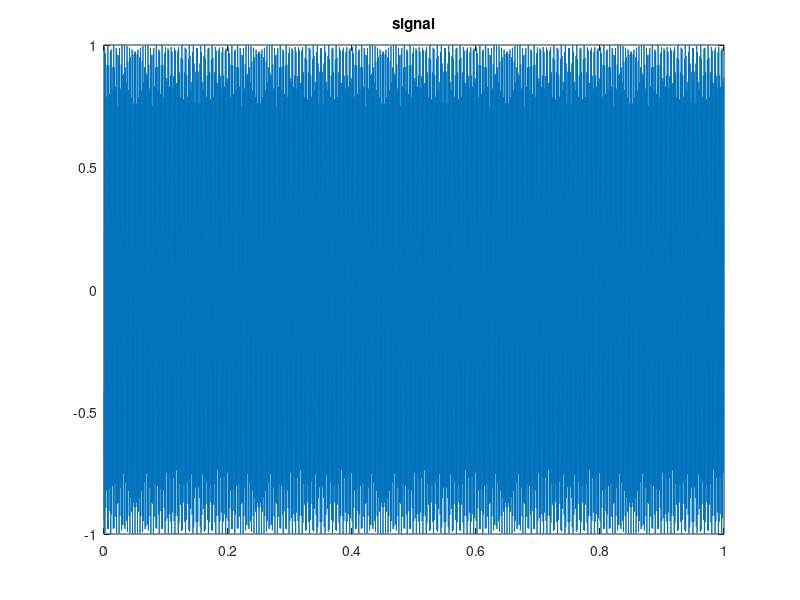

MATLAB code for this plot: (Note: this script raises an error after producing the figure.)
clear all;
close all;

% This code shows how to tune the parameters of the SST to get better
% estimation of oscillatory instantaneous frequencies. We hae clean and
% noizy examples with good and bad parameters.
%
% By Haizhao Yang

if(1)
    %set up data
    N = 3200;
    x = [0:N-1]/N;
    xx = (150*x*5 + cos(2*pi*x*5)/pi);
    f1 = exp(2*pi*i*xx);
    fff = f1;
    figure;plot(x,real(fff));title('signal');
end

if (1)
    %synchrosqueezed wave packet transform
    eps = 1e-4;
    res = 0.1;
    NG = N/4;
    is_real = 1;
    is_unif = 1;
    typeNUFFT = 1;
    R_high = 800;%N/16;
    R_low = 5*140;%N/32;
    if is_real
        freq_range = [R_low R_high];
        fff = real(fff);
    else
        freq_range = [-R_high R_high];
    end
    rad = 1.5;
    is_cos = 1;
    t_sc = 1;
    epsl = 1e-4;
    xo = x;
    red = 10;
    
    [T_f coef kk] = ss_wp1_fwd(fff,is_real,is_unif,typeNUFFT,NG,xo,R_high,R_low,rad,is_cos,t_sc,red,epsl,res);
    
    figure;imagesc([0 1],freq_range,real(T_f));colorbar;title('synchrosqueezed energy distribution');axis square;
end

NM = 1;
ns = NM*randn(1,N);

ff = fff;
fff = fff + ns;

if (1)
    %synchrosqueezed wave packet transform
    eps = 1e-1;
    res = 0.2;
    NG = N/4;
    is_real = 1;
    is_unif = 1;
    typeNUFFT = 1;
    R_high = 800;%N/16;
    R_low = 5*140;%N/32;
    if is_real
        freq_range = [R_low R_high];
        fff = real(fff);
    else
        freq_range = [-R_high R_high];
    end
    rad = 1.5;
    is_cos = 1;
    t_sc = 0.6;
    epsl = 1e-1;
    xo = x;
    red = 20;
    
    [T_f coef kk] = ss_wp1_fwd(fff,is_real,is_unif,typeNUFFT,NG,xo,R_high,R_low,rad,is_cos,t_sc,red,epsl,res);
    
    figure;imagesc([0 1],freq_range,real(T_f));colorbar;title('synchrosqueezed energy distribution');axis square;
end

fff = fff.*exp(-2*pi*i*650*x);

if (1)
    %synchrosqueezed wave packet transform
    eps = 1e-1;
    res = 0.2;
    NG = N/4;
    is_real = 1;
    is_unif = 1;
    typeNUFFT = 1;
    R_high =5*30;%N/16;
    R_low = 5*10;%N/32;
    if is_real
        freq_range = [R_low R_high];
        fff = real(fff);
    else
        freq_range = [-R_high R_high];
    end
    rad = 1.5;
    is_cos = 1;
    t_sc = 0.6;
    epsl = 1e-1;
    xo = x;
    red = 20;
    
    [T_f coef kk] = ss_wp1_fwd(fff,is_real,is_unif,typeNUFFT,NG,xo,R_high,R_low,rad,is_cos,t_sc,red,epsl,res);
    
    figure;imagesc([0 1],freq_range,real(T_f));colorbar;title('synchrosqueezed energy distribution');axis square;
end

fff = ff.*exp(-2*pi*i*650*x)+ns;

if (1)
    %synchrosqueezed wave packet transform
    eps = 1e-1;
    res = 0.2;
    NG = N/4;
    is_real = 1;
    is_unif = 1;
    typeNUFFT = 1;
    R_high =5*30;%N/16;
    R_low = 5*10;%N/32;
    if is_real
        freq_range = [R_low R_high];
        fff = real(fff);
    else
        freq_range = [-R_high R_high];
    end
    rad = 1.5;
    is_cos = 1;
    t_sc = 0.6;
    epsl = 1e-1;
    xo = x;
    red = 20;
    
    [T_f coef kk] = ss_wp1_fwd(fff,is_real,is_unif,typeNUFFT,NG,xo,R_high,R_low,rad,is_cos,t_sc,red,epsl,res);
    
    figure;imagesc([0 1],freq_range,real(T_f));colorbar;title('synchrosqueezed energy distribution');axis square;
end
